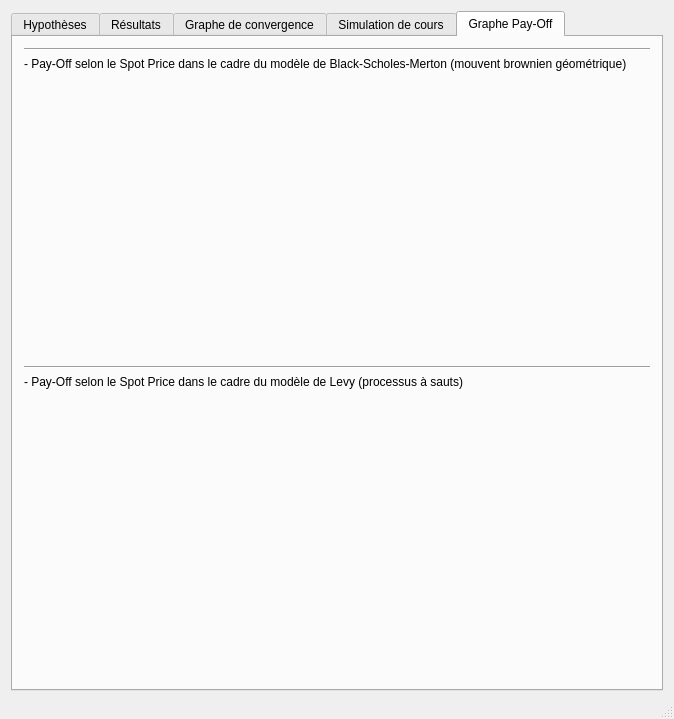
<?xml version="1.0" encoding="UTF-8"?>
<ui version="4.0">
 <class>MainWindow</class>
 <widget class="QMainWindow" name="MainWindow">
  <property name="geometry">
   <rect>
    <x>0</x>
    <y>0</y>
    <width>674</width>
    <height>719</height>
   </rect>
  </property>
  <property name="sizePolicy">
   <sizepolicy hsizetype="Maximum" vsizetype="Maximum">
    <horstretch>0</horstretch>
    <verstretch>0</verstretch>
   </sizepolicy>
  </property>
  <property name="minimumSize">
   <size>
    <width>300</width>
    <height>300</height>
   </size>
  </property>
  <property name="font">
   <font>
    <family>Tahoma</family>
   </font>
  </property>
  <property name="windowTitle">
   <string>Pricer ++</string>
  </property>
  <widget class="QWidget" name="centralWidget">
   <property name="contextMenuPolicy">
    <enum>Qt::NoContextMenu</enum>
   </property>
   <layout class="QHBoxLayout" name="horizontalLayout">
    <item>
     <widget class="QTabWidget" name="Res">
      <property name="enabled">
       <bool>true</bool>
      </property>
      <property name="sizePolicy">
       <sizepolicy hsizetype="Maximum" vsizetype="Maximum">
        <horstretch>0</horstretch>
        <verstretch>0</verstretch>
       </sizepolicy>
      </property>
      <property name="minimumSize">
       <size>
        <width>650</width>
        <height>680</height>
       </size>
      </property>
      <property name="maximumSize">
       <size>
        <width>16777211</width>
        <height>16777215</height>
       </size>
      </property>
      <property name="sizeIncrement">
       <size>
        <width>0</width>
        <height>0</height>
       </size>
      </property>
      <property name="currentIndex">
       <number>4</number>
      </property>
      <widget class="QWidget" name="tab_2">
       <attribute name="title">
        <string>Hypothèses</string>
       </attribute>
       <layout class="QVBoxLayout" name="verticalLayout_5">
        <item>
         <widget class="QWidget" name="widget_6" native="true">
          <layout class="QHBoxLayout" name="horizontalLayout_4">
           <item>
            <widget class="QFrame" name="frame_15">
             <property name="frameShape">
              <enum>QFrame::StyledPanel</enum>
             </property>
             <property name="frameShadow">
              <enum>QFrame::Raised</enum>
             </property>
             <layout class="QGridLayout" name="gridLayout_13">
              <item row="1" column="1">
               <widget class="QFrame" name="frame_16">
                <property name="maximumSize">
                 <size>
                  <width>150</width>
                  <height>16777215</height>
                 </size>
                </property>
                <property name="font">
                 <font>
                  <family>Tahoma</family>
                 </font>
                </property>
                <property name="frameShape">
                 <enum>QFrame::StyledPanel</enum>
                </property>
                <property name="frameShadow">
                 <enum>QFrame::Raised</enum>
                </property>
                <layout class="QVBoxLayout" name="verticalLayout_9">
                 <item>
                  <widget class="QLineEdit" name="eSpot">
                   <property name="maximumSize">
                    <size>
                     <width>150</width>
                     <height>16777215</height>
                    </size>
                   </property>
                   <property name="inputMask">
                    <string/>
                   </property>
                   <property name="text">
                    <string/>
                   </property>
                  </widget>
                 </item>
                 <item>
                  <widget class="QLineEdit" name="eStrike">
                   <property name="maximumSize">
                    <size>
                     <width>150</width>
                     <height>16777215</height>
                    </size>
                   </property>
                   <property name="text">
                    <string/>
                   </property>
                  </widget>
                 </item>
                 <item>
                  <widget class="QLineEdit" name="eExpiry">
                   <property name="maximumSize">
                    <size>
                     <width>150</width>
                     <height>16777215</height>
                    </size>
                   </property>
                   <property name="text">
                    <string>1</string>
                   </property>
                  </widget>
                 </item>
                 <item>
                  <widget class="QLineEdit" name="eVol">
                   <property name="maximumSize">
                    <size>
                     <width>150</width>
                     <height>16777215</height>
                    </size>
                   </property>
                   <property name="text">
                    <string>0.3</string>
                   </property>
                  </widget>
                 </item>
                 <item>
                  <widget class="QLineEdit" name="er">
                   <property name="maximumSize">
                    <size>
                     <width>150</width>
                     <height>16777215</height>
                    </size>
                   </property>
                   <property name="text">
                    <string>0.09</string>
                   </property>
                  </widget>
                 </item>
                 <item>
                  <widget class="QLineEdit" name="elambda">
                   <property name="maximumSize">
                    <size>
                     <width>150</width>
                     <height>16777215</height>
                    </size>
                   </property>
                   <property name="text">
                    <string>3</string>
                   </property>
                  </widget>
                 </item>
                 <item>
                  <widget class="QLineEdit" name="evega2">
                   <property name="maximumSize">
                    <size>
                     <width>150</width>
                     <height>16777215</height>
                    </size>
                   </property>
                   <property name="text">
                    <string>0.0001</string>
                   </property>
                  </widget>
                 </item>
                 <item>
                  <widget class="QLineEdit" name="em">
                   <property name="maximumSize">
                    <size>
                     <width>150</width>
                     <height>16777215</height>
                    </size>
                   </property>
                   <property name="text">
                    <string>0.0002</string>
                   </property>
                  </widget>
                 </item>
                </layout>
               </widget>
              </item>
              <item row="1" column="0">
               <widget class="QFrame" name="frame_17">
                <property name="sizePolicy">
                 <sizepolicy hsizetype="Expanding" vsizetype="Preferred">
                  <horstretch>0</horstretch>
                  <verstretch>0</verstretch>
                 </sizepolicy>
                </property>
                <property name="font">
                 <font>
                  <family>Tahoma</family>
                 </font>
                </property>
                <property name="frameShape">
                 <enum>QFrame::StyledPanel</enum>
                </property>
                <property name="frameShadow">
                 <enum>QFrame::Raised</enum>
                </property>
                <layout class="QVBoxLayout" name="verticalLayout_10">
                 <item>
                  <widget class="QLabel" name="label_43">
                   <property name="font">
                    <font>
                     <family>Tahoma</family>
                     <weight>75</weight>
                     <bold>true</bold>
                    </font>
                   </property>
                   <property name="text">
                    <string>Spot :</string>
                   </property>
                  </widget>
                 </item>
                 <item>
                  <widget class="QLabel" name="label_44">
                   <property name="font">
                    <font>
                     <family>Tahoma</family>
                     <weight>75</weight>
                     <bold>true</bold>
                    </font>
                   </property>
                   <property name="text">
                    <string>Strike :</string>
                   </property>
                  </widget>
                 </item>
                 <item>
                  <widget class="QLabel" name="label_45">
                   <property name="font">
                    <font>
                     <family>Tahoma</family>
                     <weight>75</weight>
                     <bold>true</bold>
                    </font>
                   </property>
                   <property name="text">
                    <string>Maturité (en années) :</string>
                   </property>
                  </widget>
                 </item>
                 <item>
                  <widget class="QLabel" name="label_46">
                   <property name="font">
                    <font>
                     <family>Tahoma</family>
                     <weight>75</weight>
                     <bold>true</bold>
                    </font>
                   </property>
                   <property name="whatsThis">
                    <string>Pour 1%, écrire 0.01.s</string>
                   </property>
                   <property name="accessibleName">
                    <string/>
                   </property>
                   <property name="text">
                    <string>Volatilité :</string>
                   </property>
                  </widget>
                 </item>
                 <item>
                  <widget class="QLabel" name="label_47">
                   <property name="font">
                    <font>
                     <family>Tahoma</family>
                     <weight>75</weight>
                     <bold>true</bold>
                    </font>
                   </property>
                   <property name="text">
                    <string>Taux sans risque (r) :</string>
                   </property>
                  </widget>
                 </item>
                 <item>
                  <widget class="QLabel" name="label_48">
                   <property name="font">
                    <font>
                     <weight>75</weight>
                     <bold>true</bold>
                    </font>
                   </property>
                   <property name="text">
                    <string>Lambda :</string>
                   </property>
                  </widget>
                 </item>
                 <item>
                  <widget class="QLabel" name="label_49">
                   <property name="font">
                    <font>
                     <family>Tahoma</family>
                     <weight>75</weight>
                     <bold>true</bold>
                    </font>
                   </property>
                   <property name="text">
                    <string>m :</string>
                   </property>
                  </widget>
                 </item>
                 <item>
                  <widget class="QLabel" name="label_50">
                   <property name="font">
                    <font>
                     <weight>75</weight>
                     <bold>true</bold>
                    </font>
                   </property>
                   <property name="text">
                    <string>vega2 :</string>
                   </property>
                  </widget>
                 </item>
                </layout>
               </widget>
              </item>
              <item row="0" column="0">
               <widget class="QLabel" name="label_51">
                <property name="maximumSize">
                 <size>
                  <width>16777215</width>
                  <height>15</height>
                 </size>
                </property>
                <property name="font">
                 <font>
                  <family>Tahoma</family>
                  <pointsize>12</pointsize>
                  <weight>75</weight>
                  <bold>true</bold>
                 </font>
                </property>
                <property name="text">
                 <string>Hypothèses chiffrées :</string>
                </property>
               </widget>
              </item>
             </layout>
            </widget>
           </item>
           <item>
            <widget class="QFrame" name="frame_18">
             <property name="minimumSize">
              <size>
               <width>50</width>
               <height>40</height>
              </size>
             </property>
             <property name="frameShape">
              <enum>QFrame::StyledPanel</enum>
             </property>
             <property name="frameShadow">
              <enum>QFrame::Raised</enum>
             </property>
             <layout class="QGridLayout" name="gridLayout_14">
              <item row="1" column="1">
               <widget class="QFrame" name="frame_19">
                <property name="maximumSize">
                 <size>
                  <width>150</width>
                  <height>16777215</height>
                 </size>
                </property>
                <property name="frameShape">
                 <enum>QFrame::StyledPanel</enum>
                </property>
                <property name="frameShadow">
                 <enum>QFrame::Raised</enum>
                </property>
                <layout class="QGridLayout" name="gridLayout_16">
                 <item row="3" column="0">
                  <widget class="QWidget" name="widget_4" native="true">
                   <layout class="QVBoxLayout" name="verticalLayout_11">
                    <item>
                     <widget class="QLineEdit" name="eNumberOfPaths">
                      <property name="text">
                       <string>1000</string>
                      </property>
                     </widget>
                    </item>
                   </layout>
                  </widget>
                 </item>
                 <item row="2" column="0">
                  <widget class="QWidget" name="widget" native="true">
                   <layout class="QGridLayout" name="gridLayout_15">
                    <item row="2" column="0">
                     <widget class="QRadioButton" name="et">
                      <property name="text">
                       <string>Temps (s)</string>
                      </property>
                     </widget>
                    </item>
                    <item row="1" column="0">
                     <widget class="QRadioButton" name="eite">
                      <property name="text">
                       <string>Nb ité.</string>
                      </property>
                     </widget>
                    </item>
                   </layout>
                  </widget>
                 </item>
                 <item row="4" column="0">
                  <widget class="QWidget" name="widget_3" native="true">
                   <layout class="QHBoxLayout" name="horizontalLayout_3">
                    <item>
                     <widget class="QLineEdit" name="esecondes">
                      <property name="text">
                       <string>1</string>
                      </property>
                     </widget>
                    </item>
                   </layout>
                  </widget>
                 </item>
                 <item row="0" column="0">
                  <widget class="QWidget" name="widget_5" native="true">
                   <layout class="QVBoxLayout" name="verticalLayout_13">
                    <item>
                     <widget class="QLabel" name="label_58">
                      <property name="text">
                       <string>Européenne</string>
                      </property>
                     </widget>
                    </item>
                   </layout>
                  </widget>
                 </item>
                 <item row="1" column="0">
                  <widget class="QWidget" name="widget_2" native="true">
                   <layout class="QVBoxLayout" name="verticalLayout_14">
                    <item>
                     <widget class="QRadioButton" name="eCal">
                      <property name="text">
                       <string>Call</string>
                      </property>
                     </widget>
                    </item>
                    <item>
                     <widget class="QRadioButton" name="ePut">
                      <property name="text">
                       <string>Pull</string>
                      </property>
                     </widget>
                    </item>
                   </layout>
                  </widget>
                 </item>
                </layout>
               </widget>
              </item>
              <item row="1" column="0">
               <widget class="QFrame" name="frame_20">
                <property name="sizePolicy">
                 <sizepolicy hsizetype="Expanding" vsizetype="Preferred">
                  <horstretch>0</horstretch>
                  <verstretch>0</verstretch>
                 </sizepolicy>
                </property>
                <property name="frameShape">
                 <enum>QFrame::StyledPanel</enum>
                </property>
                <property name="frameShadow">
                 <enum>QFrame::Raised</enum>
                </property>
                <layout class="QVBoxLayout" name="verticalLayout_12">
                 <item>
                  <widget class="QLabel" name="label_52">
                   <property name="font">
                    <font>
                     <family>Tahoma</family>
                     <weight>75</weight>
                     <bold>true</bold>
                    </font>
                   </property>
                   <property name="text">
                    <string>Types d'options :</string>
                   </property>
                  </widget>
                 </item>
                 <item>
                  <widget class="QLabel" name="label_53">
                   <property name="font">
                    <font>
                     <family>Tahoma</family>
                     <weight>75</weight>
                     <bold>true</bold>
                    </font>
                   </property>
                   <property name="text">
                    <string>Call ou Put ? :</string>
                   </property>
                  </widget>
                 </item>
                 <item>
                  <widget class="QLabel" name="label_54">
                   <property name="font">
                    <font>
                     <family>Tahoma</family>
                     <weight>75</weight>
                     <bold>true</bold>
                    </font>
                   </property>
                   <property name="text">
                    <string>Stop MC ? :</string>
                   </property>
                  </widget>
                 </item>
                 <item>
                  <widget class="QLabel" name="label_55">
                   <property name="font">
                    <font>
                     <weight>75</weight>
                     <bold>true</bold>
                    </font>
                   </property>
                   <property name="text">
                    <string>Nombre d'itérations :</string>
                   </property>
                  </widget>
                 </item>
                 <item>
                  <widget class="QLabel" name="label_56">
                   <property name="font">
                    <font>
                     <weight>75</weight>
                     <bold>true</bold>
                    </font>
                   </property>
                   <property name="text">
                    <string>Temps de calcul : </string>
                   </property>
                  </widget>
                 </item>
                </layout>
               </widget>
              </item>
              <item row="0" column="0">
               <widget class="QLabel" name="label_57">
                <property name="maximumSize">
                 <size>
                  <width>16777215</width>
                  <height>15</height>
                 </size>
                </property>
                <property name="font">
                 <font>
                  <family>Tahoma</family>
                  <pointsize>12</pointsize>
                  <weight>75</weight>
                  <bold>true</bold>
                 </font>
                </property>
                <property name="text">
                 <string>Autres hypothèses :</string>
                </property>
               </widget>
              </item>
             </layout>
            </widget>
           </item>
          </layout>
         </widget>
        </item>
        <item>
         <widget class="QPushButton" name="OK">
          <property name="text">
           <string>Calculer</string>
          </property>
         </widget>
        </item>
       </layout>
      </widget>
      <widget class="QWidget" name="tab">
       <attribute name="title">
        <string>Résultats</string>
       </attribute>
       <layout class="QGridLayout" name="gridLayout_5">
        <item row="0" column="0" colspan="2">
         <widget class="QFrame" name="frame_2">
          <property name="maximumSize">
           <size>
            <width>16777215</width>
            <height>150</height>
           </size>
          </property>
          <property name="frameShape">
           <enum>QFrame::StyledPanel</enum>
          </property>
          <property name="frameShadow">
           <enum>QFrame::Raised</enum>
          </property>
          <layout class="QGridLayout" name="gridLayout_2">
           <item row="2" column="0">
            <widget class="QLabel" name="label_6">
             <property name="font">
              <font>
               <family>Tahoma</family>
               <pointsize>20</pointsize>
              </font>
             </property>
             <property name="text">
              <string>Prix Levy</string>
             </property>
            </widget>
           </item>
           <item row="0" column="0">
            <widget class="QLabel" name="label_5">
             <property name="font">
              <font>
               <family>Tahoma</family>
               <pointsize>20</pointsize>
              </font>
             </property>
             <property name="text">
              <string>Prix BSM</string>
             </property>
            </widget>
           </item>
           <item row="1" column="0">
            <widget class="Line" name="line_5">
             <property name="orientation">
              <enum>Qt::Horizontal</enum>
             </property>
            </widget>
           </item>
           <item row="2" column="1">
            <widget class="QLabel" name="RL">
             <property name="minimumSize">
              <size>
               <width>0</width>
               <height>40</height>
              </size>
             </property>
             <property name="maximumSize">
              <size>
               <width>100</width>
               <height>60</height>
              </size>
             </property>
             <property name="font">
              <font>
               <pointsize>20</pointsize>
              </font>
             </property>
             <property name="frameShape">
              <enum>QFrame::StyledPanel</enum>
             </property>
             <property name="lineWidth">
              <number>4</number>
             </property>
             <property name="text">
              <string>1</string>
             </property>
             <property name="textFormat">
              <enum>Qt::PlainText</enum>
             </property>
             <property name="alignment">
              <set>Qt::AlignCenter</set>
             </property>
            </widget>
           </item>
           <item row="0" column="1">
            <widget class="QLabel" name="RB">
             <property name="minimumSize">
              <size>
               <width>0</width>
               <height>40</height>
              </size>
             </property>
             <property name="maximumSize">
              <size>
               <width>100</width>
               <height>60</height>
              </size>
             </property>
             <property name="font">
              <font>
               <family>Tahoma</family>
               <pointsize>20</pointsize>
              </font>
             </property>
             <property name="frameShape">
              <enum>QFrame::StyledPanel</enum>
             </property>
             <property name="lineWidth">
              <number>4</number>
             </property>
             <property name="text">
              <string>1</string>
             </property>
             <property name="textFormat">
              <enum>Qt::PlainText</enum>
             </property>
             <property name="alignment">
              <set>Qt::AlignCenter</set>
             </property>
            </widget>
           </item>
          </layout>
         </widget>
        </item>
        <item row="1" column="0">
         <widget class="QFrame" name="frame">
          <property name="frameShape">
           <enum>QFrame::StyledPanel</enum>
          </property>
          <property name="frameShadow">
           <enum>QFrame::Raised</enum>
          </property>
          <layout class="QGridLayout" name="gridLayout_6">
           <item row="1" column="1">
            <widget class="QFrame" name="frame_5">
             <property name="font">
              <font>
               <family>Tahoma</family>
              </font>
             </property>
             <property name="frameShape">
              <enum>QFrame::StyledPanel</enum>
             </property>
             <property name="frameShadow">
              <enum>QFrame::Raised</enum>
             </property>
             <layout class="QVBoxLayout" name="verticalLayout_2">
              <item>
               <widget class="QLabel" name="lSpot">
                <property name="font">
                 <font>
                  <family>Tahoma</family>
                 </font>
                </property>
                <property name="text">
                 <string>TextLabel</string>
                </property>
               </widget>
              </item>
              <item>
               <widget class="QLabel" name="lStrike">
                <property name="font">
                 <font>
                  <family>Tahoma</family>
                 </font>
                </property>
                <property name="text">
                 <string>TextLabel</string>
                </property>
               </widget>
              </item>
              <item>
               <widget class="QLabel" name="lExpiry">
                <property name="font">
                 <font>
                  <family>Tahoma</family>
                 </font>
                </property>
                <property name="text">
                 <string>TextLabel</string>
                </property>
               </widget>
              </item>
              <item>
               <widget class="QLabel" name="lsigma2">
                <property name="font">
                 <font>
                  <family>Tahoma</family>
                 </font>
                </property>
                <property name="text">
                 <string>TextLabel</string>
                </property>
               </widget>
              </item>
              <item>
               <widget class="QLabel" name="tr">
                <property name="font">
                 <font>
                  <family>Tahoma</family>
                 </font>
                </property>
                <property name="text">
                 <string>TextLabel</string>
                </property>
               </widget>
              </item>
              <item>
               <widget class="QLabel" name="llambda">
                <property name="font">
                 <font>
                  <family>Tahoma</family>
                 </font>
                </property>
                <property name="text">
                 <string>TextLabel</string>
                </property>
               </widget>
              </item>
              <item>
               <widget class="QLabel" name="lm">
                <property name="font">
                 <font>
                  <family>Tahoma</family>
                 </font>
                </property>
                <property name="text">
                 <string>TextLabel</string>
                </property>
               </widget>
              </item>
              <item>
               <widget class="QLabel" name="lvega2">
                <property name="font">
                 <font>
                  <family>Tahoma</family>
                 </font>
                </property>
                <property name="text">
                 <string>TextLabel</string>
                </property>
               </widget>
              </item>
             </layout>
            </widget>
           </item>
           <item row="1" column="0">
            <widget class="QFrame" name="frame_4">
             <property name="font">
              <font>
               <family>Tahoma</family>
              </font>
             </property>
             <property name="frameShape">
              <enum>QFrame::StyledPanel</enum>
             </property>
             <property name="frameShadow">
              <enum>QFrame::Raised</enum>
             </property>
             <layout class="QVBoxLayout" name="verticalLayout">
              <item>
               <widget class="QLabel" name="label_13">
                <property name="font">
                 <font>
                  <family>Tahoma</family>
                  <weight>75</weight>
                  <bold>true</bold>
                 </font>
                </property>
                <property name="text">
                 <string>Spot :</string>
                </property>
               </widget>
              </item>
              <item>
               <widget class="QLabel" name="label_12">
                <property name="font">
                 <font>
                  <family>Tahoma</family>
                  <weight>75</weight>
                  <bold>true</bold>
                 </font>
                </property>
                <property name="text">
                 <string>Strike :</string>
                </property>
               </widget>
              </item>
              <item>
               <widget class="QLabel" name="label_14">
                <property name="font">
                 <font>
                  <family>Tahoma</family>
                  <weight>75</weight>
                  <bold>true</bold>
                 </font>
                </property>
                <property name="text">
                 <string>Maturité (en années) :</string>
                </property>
               </widget>
              </item>
              <item>
               <widget class="QLabel" name="label_11">
                <property name="font">
                 <font>
                  <family>Tahoma</family>
                  <weight>75</weight>
                  <bold>true</bold>
                 </font>
                </property>
                <property name="text">
                 <string>Volatilité :</string>
                </property>
               </widget>
              </item>
              <item>
               <widget class="QLabel" name="label_8">
                <property name="font">
                 <font>
                  <family>Tahoma</family>
                  <weight>75</weight>
                  <bold>true</bold>
                 </font>
                </property>
                <property name="text">
                 <string>Taux sans risque (r) :</string>
                </property>
               </widget>
              </item>
              <item>
               <widget class="QLabel" name="label_10">
                <property name="font">
                 <font>
                  <weight>75</weight>
                  <bold>true</bold>
                 </font>
                </property>
                <property name="text">
                 <string>Lambda :</string>
                </property>
               </widget>
              </item>
              <item>
               <widget class="QLabel" name="label_9">
                <property name="font">
                 <font>
                  <family>Tahoma</family>
                  <weight>75</weight>
                  <bold>true</bold>
                 </font>
                </property>
                <property name="text">
                 <string>m :</string>
                </property>
               </widget>
              </item>
              <item>
               <widget class="QLabel" name="label_7">
                <property name="font">
                 <font>
                  <weight>75</weight>
                  <bold>true</bold>
                 </font>
                </property>
                <property name="text">
                 <string>vega2 :</string>
                </property>
               </widget>
              </item>
             </layout>
            </widget>
           </item>
           <item row="0" column="0">
            <widget class="QLabel" name="label_22">
             <property name="maximumSize">
              <size>
               <width>16777215</width>
               <height>15</height>
              </size>
             </property>
             <property name="font">
              <font>
               <family>Tahoma</family>
               <pointsize>12</pointsize>
               <weight>75</weight>
               <bold>true</bold>
              </font>
             </property>
             <property name="text">
              <string>Hypothèses chiffrées :</string>
             </property>
            </widget>
           </item>
          </layout>
         </widget>
        </item>
        <item row="1" column="1">
         <widget class="QFrame" name="frame_3">
          <property name="minimumSize">
           <size>
            <width>50</width>
            <height>40</height>
           </size>
          </property>
          <property name="frameShape">
           <enum>QFrame::StyledPanel</enum>
          </property>
          <property name="frameShadow">
           <enum>QFrame::Raised</enum>
          </property>
          <layout class="QGridLayout" name="gridLayout_7">
           <item row="1" column="1">
            <widget class="QFrame" name="frame_7">
             <property name="frameShape">
              <enum>QFrame::StyledPanel</enum>
             </property>
             <property name="frameShadow">
              <enum>QFrame::Raised</enum>
             </property>
             <layout class="QVBoxLayout" name="verticalLayout_4">
              <item>
               <widget class="QLabel" name="lOptionType">
                <property name="font">
                 <font>
                  <family>Tahoma</family>
                 </font>
                </property>
                <property name="text">
                 <string>TextLabel</string>
                </property>
               </widget>
              </item>
              <item>
               <widget class="QLabel" name="lCoP">
                <property name="font">
                 <font>
                  <family>Tahoma</family>
                 </font>
                </property>
                <property name="text">
                 <string>TextLabel</string>
                </property>
               </widget>
              </item>
              <item>
               <widget class="QLabel" name="SMC">
                <property name="font">
                 <font>
                  <family>Tahoma</family>
                 </font>
                </property>
                <property name="text">
                 <string>TextLabel</string>
                </property>
               </widget>
              </item>
              <item>
               <widget class="QLabel" name="lNumberOfPaths">
                <property name="text">
                 <string>TextLabel</string>
                </property>
               </widget>
              </item>
              <item>
               <widget class="QLabel" name="lsecondes">
                <property name="text">
                 <string>TextLabel</string>
                </property>
               </widget>
              </item>
             </layout>
            </widget>
           </item>
           <item row="1" column="0">
            <widget class="QFrame" name="frame_6">
             <property name="frameShape">
              <enum>QFrame::StyledPanel</enum>
             </property>
             <property name="frameShadow">
              <enum>QFrame::Raised</enum>
             </property>
             <layout class="QVBoxLayout" name="verticalLayout_3">
              <item>
               <widget class="QLabel" name="label_25">
                <property name="font">
                 <font>
                  <family>Tahoma</family>
                  <weight>75</weight>
                  <bold>true</bold>
                 </font>
                </property>
                <property name="text">
                 <string>Types d'options :</string>
                </property>
               </widget>
              </item>
              <item>
               <widget class="QLabel" name="label_26">
                <property name="font">
                 <font>
                  <family>Tahoma</family>
                  <weight>75</weight>
                  <bold>true</bold>
                 </font>
                </property>
                <property name="text">
                 <string>Call ou Put ? :</string>
                </property>
               </widget>
              </item>
              <item>
               <widget class="QLabel" name="label_28">
                <property name="font">
                 <font>
                  <family>Tahoma</family>
                  <weight>75</weight>
                  <bold>true</bold>
                 </font>
                </property>
                <property name="text">
                 <string>Stop MC ? :</string>
                </property>
               </widget>
              </item>
              <item>
               <widget class="QLabel" name="label_27">
                <property name="font">
                 <font>
                  <weight>75</weight>
                  <bold>true</bold>
                 </font>
                </property>
                <property name="text">
                 <string>Nombre d'itérations :</string>
                </property>
               </widget>
              </item>
              <item>
               <widget class="QLabel" name="label_24">
                <property name="font">
                 <font>
                  <weight>75</weight>
                  <bold>true</bold>
                 </font>
                </property>
                <property name="text">
                 <string>Temps de calcul : </string>
                </property>
               </widget>
              </item>
             </layout>
            </widget>
           </item>
           <item row="0" column="0">
            <widget class="QLabel" name="label_23">
             <property name="maximumSize">
              <size>
               <width>16777215</width>
               <height>15</height>
              </size>
             </property>
             <property name="font">
              <font>
               <family>Tahoma</family>
               <pointsize>12</pointsize>
               <weight>75</weight>
               <bold>true</bold>
              </font>
             </property>
             <property name="text">
              <string>Autres hypothèses :</string>
             </property>
            </widget>
           </item>
          </layout>
         </widget>
        </item>
       </layout>
      </widget>
      <widget class="QWidget" name="tab_3">
       <attribute name="title">
        <string>Graphe de convergence</string>
       </attribute>
       <widget class="QCustomPlot" name="Plot_Conv" native="true">
        <property name="geometry">
         <rect>
          <x>10</x>
          <y>10</y>
          <width>620</width>
          <height>441</height>
         </rect>
        </property>
        <property name="sizePolicy">
         <sizepolicy hsizetype="Expanding" vsizetype="Expanding">
          <horstretch>0</horstretch>
          <verstretch>0</verstretch>
         </sizepolicy>
        </property>
        <property name="minimumSize">
         <size>
          <width>300</width>
          <height>250</height>
         </size>
        </property>
       </widget>
      </widget>
      <widget class="QWidget" name="tab_5">
       <attribute name="title">
        <string>Simulation de cours</string>
       </attribute>
       <layout class="QGridLayout" name="gridLayout">
        <item row="8" column="0">
         <widget class="Line" name="line">
          <property name="orientation">
           <enum>Qt::Horizontal</enum>
          </property>
         </widget>
        </item>
        <item row="10" column="0">
         <widget class="QLabel" name="label_2">
          <property name="text">
           <string>- Simulation du cours du sous-jacent dans le cadre du modèle de Levy (processus à sauts)</string>
          </property>
         </widget>
        </item>
        <item row="12" column="0">
         <widget class="QCustomPlot" name="Plot_SimuL" native="true">
          <property name="enabled">
           <bool>true</bool>
          </property>
          <property name="sizePolicy">
           <sizepolicy hsizetype="Expanding" vsizetype="Expanding">
            <horstretch>0</horstretch>
            <verstretch>0</verstretch>
           </sizepolicy>
          </property>
          <property name="minimumSize">
           <size>
            <width>300</width>
            <height>250</height>
           </size>
          </property>
          <property name="maximumSize">
           <size>
            <width>16777215</width>
            <height>16777215</height>
           </size>
          </property>
         </widget>
        </item>
        <item row="14" column="0">
         <spacer name="horizontalSpacer">
          <property name="orientation">
           <enum>Qt::Horizontal</enum>
          </property>
          <property name="sizeHint" stdset="0">
           <size>
            <width>40</width>
            <height>10</height>
           </size>
          </property>
         </spacer>
        </item>
        <item row="4" column="0">
         <widget class="QLabel" name="label">
          <property name="text">
           <string>- Simulation du cours du sous-jacent dans le cadre du modèle de Black-Scholes-Merton (mouvent brownien géométrique)</string>
          </property>
         </widget>
        </item>
        <item row="6" column="0">
         <widget class="QCustomPlot" name="Plot_SimuB" native="true">
          <property name="sizePolicy">
           <sizepolicy hsizetype="Expanding" vsizetype="Expanding">
            <horstretch>0</horstretch>
            <verstretch>0</verstretch>
           </sizepolicy>
          </property>
          <property name="minimumSize">
           <size>
            <width>300</width>
            <height>250</height>
           </size>
          </property>
         </widget>
        </item>
        <item row="1" column="0">
         <widget class="Line" name="line_2">
          <property name="orientation">
           <enum>Qt::Horizontal</enum>
          </property>
         </widget>
        </item>
        <item row="0" column="0">
         <widget class="QPushButton" name="PB">
          <property name="text">
           <string>Ajouter une autre simulation de cours (mouvement brownien géométrique)</string>
          </property>
         </widget>
        </item>
        <item row="7" column="0">
         <widget class="QPushButton" name="PL">
          <property name="text">
           <string>Ajouter une autre simulation de cours (modèle de Levy)</string>
          </property>
         </widget>
        </item>
       </layout>
      </widget>
      <widget class="QWidget" name="tab_6">
       <attribute name="title">
        <string>Graphe Pay-Off</string>
       </attribute>
       <layout class="QGridLayout" name="gridLayout_3">
        <item row="1" column="0">
         <widget class="QLabel" name="label_3">
          <property name="text">
           <string>- Pay-Off selon le Spot Price dans le cadre du modèle de Black-Scholes-Merton (mouvent brownien géométrique)</string>
          </property>
         </widget>
        </item>
        <item row="2" column="0">
         <widget class="QCustomPlot" name="Plot_PayOffB" native="true">
          <property name="sizePolicy">
           <sizepolicy hsizetype="Expanding" vsizetype="Expanding">
            <horstretch>0</horstretch>
            <verstretch>0</verstretch>
           </sizepolicy>
          </property>
          <property name="minimumSize">
           <size>
            <width>300</width>
            <height>250</height>
           </size>
          </property>
         </widget>
        </item>
        <item row="3" column="0">
         <widget class="Line" name="line_3">
          <property name="orientation">
           <enum>Qt::Horizontal</enum>
          </property>
         </widget>
        </item>
        <item row="0" column="0">
         <widget class="Line" name="line_4">
          <property name="orientation">
           <enum>Qt::Horizontal</enum>
          </property>
         </widget>
        </item>
        <item row="5" column="0">
         <widget class="QCustomPlot" name="Plot_PayOffL" native="true">
          <property name="sizePolicy">
           <sizepolicy hsizetype="Expanding" vsizetype="Expanding">
            <horstretch>0</horstretch>
            <verstretch>0</verstretch>
           </sizepolicy>
          </property>
          <property name="minimumSize">
           <size>
            <width>300</width>
            <height>250</height>
           </size>
          </property>
         </widget>
        </item>
        <item row="4" column="0">
         <widget class="QLabel" name="label_4">
          <property name="text">
           <string>- Pay-Off selon le Spot Price dans le cadre du modèle de Levy (processus à sauts)</string>
          </property>
         </widget>
        </item>
       </layout>
      </widget>
     </widget>
    </item>
   </layout>
  </widget>
  <widget class="QStatusBar" name="statusBar">
   <property name="focusPolicy">
    <enum>Qt::NoFocus</enum>
   </property>
  </widget>
  <action name="actionInsert_Plot">
   <property name="text">
    <string>Insert Plot</string>
   </property>
  </action>
  <action name="actionSave_Document">
   <property name="text">
    <string>Save Document...</string>
   </property>
  </action>
 </widget>
 <layoutdefault spacing="6" margin="11"/>
 <customwidgets>
  <customwidget>
   <class>QCustomPlot</class>
   <extends>QWidget</extends>
   <header>../../qcustomplot.h</header>
   <container>1</container>
  </customwidget>
 </customwidgets>
 <resources/>
 <connections/>
</ui>
